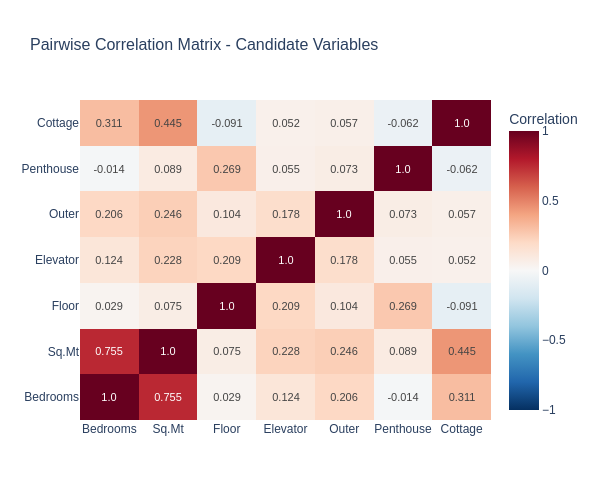

The code cell stored with this chart in its notebook:
### Markdown cell above
## Stage 3: Statistical Screening

Screen for multicollinearity and flag problematic variable combinations. This stage provides intuition about which variable combinations are viable -- the final selection happens in Stage 4 after empirical scenario testing.

### Code cell
# Pairwise correlation matrix for candidate variables
candidate_vars = ['Bedrooms', 'Sq.Mt', 'Floor', 'Elevator', 'Outer', 'Penthouse', 'Cottage']
corr_matrix = df_clean[candidate_vars].corr()

# Annotate with rounded values
text_matrix = corr_matrix.round(3).values.astype(str)

fig = go.Figure(data=go.Heatmap(
    z=corr_matrix.values,
    x=candidate_vars,
    y=candidate_vars,
    colorscale='RdBu_r',
    zmid=0,
    zmin=-1, zmax=1,
    text=text_matrix,
    texttemplate='%{text}',
    textfont=dict(size=FONT_SIZE_TEXT, family=FONT_FAMILY),
    colorbar=dict(title='Correlation')
))

fig.update_layout(
    title=dict(text='Pairwise Correlation Matrix - Candidate Variables',
               font=dict(family=FONT_FAMILY, size=FONT_SIZE_TITLE)),
    font=dict(family=FONT_FAMILY, size=FONT_SIZE_AXIS),
    height=500, width=600
)
fig.show()

# Highlight strong correlation
sqmt_bed_corr = corr_matrix.loc['Sq.Mt', 'Bedrooms']
print(f'\nKey finding: Sq.Mt vs Bedrooms correlation = {sqmt_bed_corr:.3f}')
print('These two variables cannot be used together in clustering (multicollinearity).')

### Figure 1 — Plotly figure (JSON) as saved in the notebook; plotly's stock layout.template omitted (floating-point values rounded to 4 significant figures)
{"data": [{"colorbar": {"title": {"text": "Correlation"}}, "colorscale": [[0, "rgb(5,48,97)"], [0.1, "rgb(33,102,172)"], [0.2, "rgb(67,147,195)"], [0.3, "rgb(146,197,222)"], [0.4, "rgb(209,229,240)"], [0.5, "rgb(247,247,247)"], [0.6, "rgb(253,219,199)"], [0.7, "rgb(244,165,130)"], [0.8, "rgb(214,96,77)"], [0.9, "rgb(178,24,43)"], [1, "rgb(103,0,31)"]], "text": [["1.0", "0.755", "0.029", "0.124", "0.206", "-0.014", "0.311"], ["0.755", "1.0", "0.075", "0.228", "0.246", "0.089", "0.445"], ["0.029", "0.075", "1.0", "0.209", "0.104", "0.269", "-0.091"], ["0.124", "0.228", "0.209", "1.0", "0.178", "0.055", "0.052"], ["0.206", "0.246", "0.104", "0.178", "1.0", "0.073", "0.057"], ["-0.014", "0.089", "0.269", "0.055", "0.073", "1.0", "-0.062"], ["0.311", "0.445", "-0.091", "0.052", "0.057", "-0.062", "1.0"]], "textfont": {"family": "Arial", "size": 11}, "texttemplate": "%{text}", "type": "heatmap", "x": ["Bedrooms", "Sq.Mt", "Floor", "Elevator", "Outer", "Penthouse", "Cottage"], "y": ["Bedrooms", "Sq.Mt", "Floor", "Elevator", "Outer", "Penthouse", "Cottage"], "z": [[1.0, 0.755, 0.029, 0.1237, 0.206, -0.01425, 0.3107], [0.755, 1.0, 0.07462, 0.2275, 0.246, 0.08925, 0.4446], [0.029, 0.07462, 1.0, 0.2089, 0.1041, 0.269, -0.09085], [0.1237, 0.2275, 0.2089, 1.0, 0.1783, 0.05493, 0.05159], [0.206, 0.246, 0.1041, 0.1783, 1.0, 0.0734, 0.05657], [-0.01425, 0.08925, 0.269, 0.05493, 0.0734, 1.0, -0.06222], [0.3107, 0.4446, -0.09085, 0.05159, 0.05657, -0.06222, 1.0]], "zmax": 1, "zmid": 0, "zmin": -1}], "layout": {"font": {"family": "Arial", "size": 12}, "height": 500, "title": {"font": {"family": "Arial", "size": 16}, "text": "Pairwise Correlation Matrix - Candidate Variables"}, "width": 600}}
